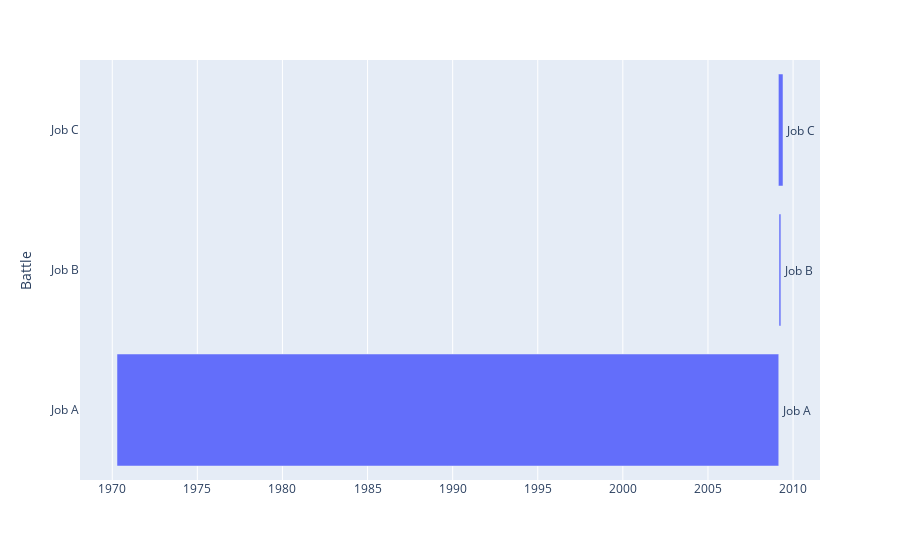

Notebook code for this chart:
### Code cell
import plotly.express as px
import pandas as pd

df = pd.DataFrame([
    dict(Battle="Job A", Start='1970-04-13', End='2009-02-28'),
    dict(Battle="Job B", Start='2009-03-05', End='2009-04-15'),
    dict(Battle="Job C", Start='2009-02-20', End='2009-05-30')
])

fig = px.timeline(df, x_start="Start", x_end="End", y="Battle", text='Battle') # textposition argument not possible
fig.update_traces(textposition='outside')
fig.show()

### Figure 1 — Plotly figure (JSON) as saved in the notebook; plotly's stock layout.template omitted (floating-point values rounded to 4 significant figures)
{"data": [{"alignmentgroup": "True", "base": ["1970-04-13", "2009-03-05", "2009-02-20"], "hovertemplate": "Start=%{base}<br>End=%{x}<br>Battle=%{text}<extra></extra>", "legendgroup": "", "marker": {"color": "#636efa"}, "name": "", "offsetgroup": "", "orientation": "h", "showlegend": false, "text": ["Job A", "Job B", "Job C"], "textposition": "outside", "type": "bar", "x": [1226966400000, 3542400000, 8553600000], "xaxis": "x", "y": ["Job A", "Job B", "Job C"], "yaxis": "y"}], "layout": {"autosize": true, "barmode": "overlay", "legend": {"tracegroupgap": 0}, "margin": {"t": 60}, "xaxis": {"anchor": "y", "autorange": true, "domain": [0, 1], "range": ["1968-02-09", "2011-08-02"], "type": "date"}, "yaxis": {"anchor": "x", "autorange": true, "domain": [0, 1], "range": [-0.5, 2.5], "title": {"text": "Battle"}, "type": "category"}}}
